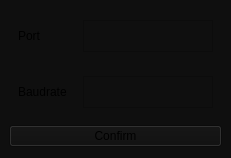
<?xml version="1.0" encoding="UTF-8"?>
<ui version="4.0">
 <class>MainWindow</class>
 <widget class="QMainWindow" name="MainWindow">
  <property name="geometry">
   <rect>
    <x>0</x>
    <y>0</y>
    <width>231</width>
    <height>158</height>
   </rect>
  </property>
  <property name="maximumSize">
   <size>
    <width>231</width>
    <height>158</height>
   </size>
  </property>
  <property name="windowTitle">
   <string>Serial settings</string>
  </property>
  <property name="styleSheet">
   <string notr="true">background-color: rgb(15, 15, 15)</string>
  </property>
  <widget class="QWidget" name="centralwidget">
   <layout class="QGridLayout" name="gridLayout">
    <item row="0" column="0">
     <layout class="QVBoxLayout" name="verticalLayout">
      <item>
       <widget class="QWidget" name="WDG_port" native="true">
        <property name="maximumSize">
         <size>
          <width>16777215</width>
          <height>50</height>
         </size>
        </property>
        <layout class="QGridLayout" name="gridLayout_3">
         <item row="0" column="0">
          <widget class="QLabel" name="LBL_port">
           <property name="text">
            <string>Port</string>
           </property>
          </widget>
         </item>
         <item row="0" column="1">
          <widget class="QTextEdit" name="TXT_port">
           <property name="minimumSize">
            <size>
             <width>130</width>
             <height>0</height>
            </size>
           </property>
           <property name="maximumSize">
            <size>
             <width>130</width>
             <height>16777215</height>
            </size>
           </property>
          </widget>
         </item>
        </layout>
       </widget>
      </item>
      <item>
       <widget class="QWidget" name="WDG_baudrate" native="true">
        <property name="maximumSize">
         <size>
          <width>16777215</width>
          <height>50</height>
         </size>
        </property>
        <layout class="QGridLayout" name="gridLayout_2">
         <item row="0" column="0">
          <widget class="QLabel" name="LBL_baudrate">
           <property name="text">
            <string>Baudrate</string>
           </property>
          </widget>
         </item>
         <item row="0" column="1">
          <widget class="QTextEdit" name="textEdit">
           <property name="minimumSize">
            <size>
             <width>130</width>
             <height>0</height>
            </size>
           </property>
           <property name="maximumSize">
            <size>
             <width>130</width>
             <height>16777215</height>
            </size>
           </property>
          </widget>
         </item>
        </layout>
       </widget>
      </item>
     </layout>
    </item>
    <item row="1" column="0">
     <widget class="QPushButton" name="BTN_confirm">
      <property name="text">
       <string>Confirm</string>
      </property>
     </widget>
    </item>
   </layout>
  </widget>
 </widget>
 <resources/>
 <connections/>
</ui>
